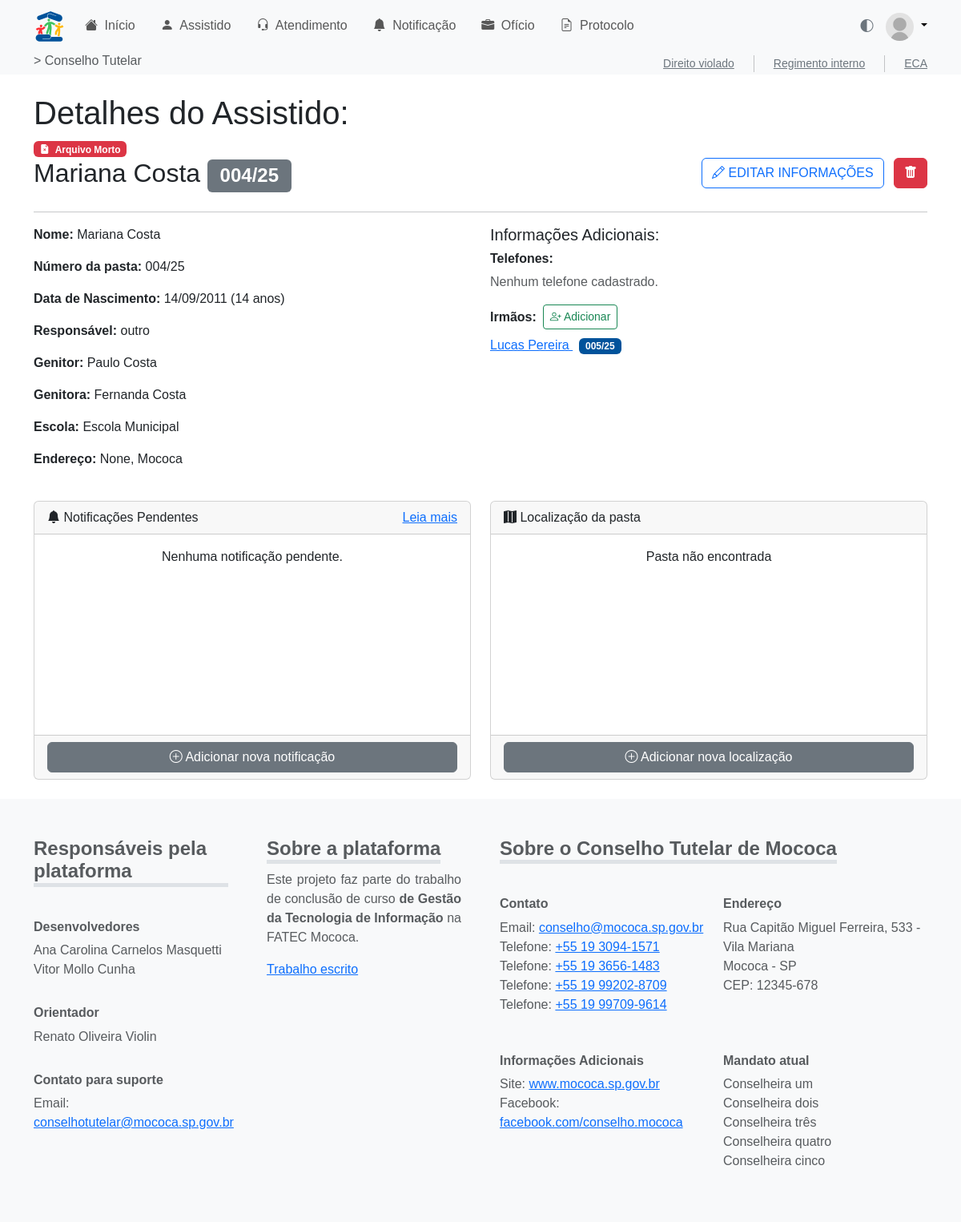
Screenshot of /assistido/detalhe/4/ with the database file from the repository.
### assistido/models.py (models this page shows, shortened)
class Assistido(models.Model):
    id_assist = models.AutoField(primary_key=True)
    nmcompleto_assist = models.CharField(max_length=255)
    numero_assist = models.CharField(max_length=50, blank=True, null=True)
    dn_assist = models.DateField(blank=True, null=True)  # Data de nascimento
    nmgenitor_assist = models.CharField(max_length=255, blank=True, null=True)
    nmgenitora_assist = models.CharField(max_length=255, blank=True, null=True)
    DTCADASTRO = models.DateTimeField(auto_now_add=True, verbose_name='Data de Cadastro')
    TIPOS_RESPONSAVEL = [
        ("tio", "Tio"),
        ("tia", "Tia"),
        ("avo", "Avô/Avó"),
        ("primo", "Primo/Prima"),
        ("outro", "Outro"),
    ]
    nmresponsavel_assist = models.CharField(
        max_length=50, choices=TIPOS_RESPONSAVEL, default="outro"
    )
    outro_responsavel = models.CharField(
        max_length=255, blank=True, null=True,
        help_text="Preencher se o tipo do responsável for 'Outro'."
    )
    escola_assist = models.CharField(max_length=255, blank=True, null=True)
    rua_assist = models.CharField(max_length=255, blank=True, null=True)
    bairro_assist = models.CharField(max_length=100, blank=True, null=True)
    cidade_assist = models.CharField(max_length=100, blank=True, null=True)
    numerocasa_assist = models.CharField(max_length=20, blank=True, null=True)
    id_conselheira = models.ForeignKey(
        Conselheira,
        on_delete=models.SET_NULL,
        null=True,
        blank=True,
        related_name='assistidos'
    )
    gestante_assist = models.BooleanField(default=False)
    arquivomorto_assist = models.BooleanField(default=False)
    arquivado_assist = models.BooleanField(default=False)
    filaarquivomorto_assist = models.BooleanField(default=False)
    dtarquivomorto_assist = models.DateField(blank=True, null=True)

### assistido/views.py (the view)
# urls.py: path('detalhe/<int:id_assist>/', views.detalhe_assistido, name='detalhe'),
def detalhe_assistido(request, id_assist):
    import json
    assistido = get_object_or_404(Assistido, id_assist=id_assist)
    form = AddIrmaoForm(id_assist)
    assistidos_list = [
        {'id': a.id_assist, 'nome': a.nmcompleto_assist}
        for a in form.fields['irmao'].queryset
    ]
    assistidos_json = json.dumps(assistidos_list)
    from assistido.models import Irmaos
    irmaos_1 = Irmaos.objects.filter(id_assist_1=assistido).values_list('id_assist_2', flat=True)
    irmaos_2 = Irmaos.objects.filter(id_assist_2=assistido).values_list('id_assist_1', flat=True)
    irmaos_ids = set(irmaos_1).union(set(irmaos_2))
    irmaos_ids.discard(assistido.id_assist)
    irmaos = Assistido.objects.filter(id_assist__in=irmaos_ids)
    localizadores = assistido.localizadores.all().order_by('-dt_local')
    return render(request, 'assistido/detalhe.html', {
        'assistido': assistido,
        'form': form,
        'assistidos_json': assistidos_json,
        'assistidos_list': assistidos_list,
        'irmaos': irmaos,
        'localizadores': localizadores
    })

### assistido/templatetags/assistido_extras.py (called while the page is built)
@register.filter
def age(value):
    if not value:
        return ''
    today = date.today()
    try:
        return today.year - value.year - ((today.month, today.day) < (value.month, value.day))
    except Exception:
        return ''

### assistido/templates/assistido/detalhe.html (shortened to what this page needs)
{% extends 'base.html' %}
{% load assistido_extras %}
{% block content %}
<main class="container my-4">
    <h1>Detalhes do Assistido: </h1>
        <div>
            {% if assistido.arquivomorto_assist %}
                <span class="badge text-bg-danger me-2">
                    <i class="bi bi-file-earmark-x-fill me-1"></i> Arquivo Morto
                </span>
            {% endif %}
        </div>
    <div class="d-flex w-100 justify-content-between align-content-center">
                                <h2>{{ assistido.nmcompleto_assist }} <span class="badge text-bg-secondary">{{ assistido.numero_assist }}/{{ assistido.DTCADASTRO|date:'y' }}</span></h2>
                                <div>
                                    <button class="btn btn-outline-primary text-uppercase" data-bs-toggle="modal" data-bs-target="#modalEditarAssistido">
                                        <i class="bi bi-pencil"></i> Editar Informações
                                    </button>
                                    {% if assistido.arquivomorto_assist %}
                                        <button type="button" class="btn btn-danger ms-2" data-bs-toggle="modal" data-bs-target="#modalDelete{{ assistido.id_assist }}">
                                            <i class="bi bi-trash-fill"></i>
                                        </button>
                                    {% endif %}
                                </div>
    </div>
    <hr>
    <div class="row g-4">
        <div class="col-12 col-md-6">
            <p><strong>Nome:</strong> {{ assistido.nmcompleto_assist }}</p>
            <p><strong>Número da pasta:</strong> {{ assistido.numero_assist }}/{{ assistido.DTCADASTRO|date:'y' }}</p>
            <p><strong>Data de Nascimento:</strong> {{ assistido.dn_assist|date:'d/m/Y' }}{% if assistido.dn_assist %} ({{ assistido.dn_assist|age }} anos){% endif %}</p>
            <p><strong>Responsável:</strong> {{ assistido.nmresponsavel_assist }}{% if assistido.nmresponsavel_assist == 'outro' and assistido.outro_responsavel %} - {{ assistido.outro_responsavel }}{% endif %}</p>
            <p><strong>Genitor:</strong> {{ assistido.nmgenitor_assist }}</p>
            <p><strong>Genitora:</strong> {{ assistido.nmgenitora_assist }}</p>
            <p><strong>Escola:</strong> {{ assistido.escola_assist }}</p>
            <p><strong>Endereço:</strong> {{ assistido.rua_assist }}{% if assistido.cidade_assist %}, {{ assistido.cidade_assist }}{% endif %}</p>
        </div>
        <div class="col-12 col-md-6">
            <h5>Informações Adicionais:</h5>
            <h6> <b>Telefones:</b></h6>
            {% for tel in assistido.telefones.all %}
                <p>{{ tel.numero_telefone|format_telefone }}{% if tel.obs_telefone %} <small class="text-muted">- {{ tel.obs_telefone}}</small>{% endif %}</p>
                {% empty %}
                <p class="text-muted">Nenhum telefone cadastrado.</p>
            {% endfor %}
            <div class="d-flex align-items-center mb-2">
                    <h6 class="mb-0 me-2"><b>Irmãos:</b></h6>
                    <button type="button" class="btn btn-sm btn-outline-success" data-bs-toggle="modal" data-bs-target="#addIrmaoModal">
                            <i class="bi bi-person-plus"></i> Adicionar
                    </button>
            </div>
            {% if irmaos %}
                {% for irmao in irmaos %}
                    <p>
                        <a href="{% url 'assistido:detalhe' irmao.id_assist %}" target="_blank">
                            {{ irmao.nmcompleto_assist }}
                            <span class="badge text-bg-primary ms-2">{{ irmao.numero_assist }}/{{ irmao.DTCADASTRO|date:'y' }}</span>
                        </a>
                    </p>
                {% endfor %}
            {% endif %}
        </div>
        <div class="col-12 col-md-6">
            <div class="card">
                <div class="card-header d-flex align-items-center justify-content-between">
                    <span class="me-2">
                        <i class="bi bi-bell-fill"></i>
                    Notificações Pendentes
                    </span>
                    <span>
                        <a href="">Leia mais</a>
                    </span>
                </div>
                <div class="card-body" style="height: 250px;">
                    <div class="w-100 h-100 overflow-auto">
                        {% if notificacoes %}
                            <ul class="list-group">
                                {% for not in notificacoes %}
                                    <li class="list-group-item">
                                        {{ not }}
                                    </li>
                                {% endfor %}
                            </ul>
                        {% else %}
                            <p class="text-center">Nenhuma notificação pendente.</p>
                        {% endif %}
                    </div>
                </div>
                <div class="card-footer">
                    <button type="button" class="btn btn-secondary w-100">
                        <i class="bi bi-plus-circle"></i> Adicionar nova notificação
                    </button>
                </div>
            </div>
        </div>
        <div class="col-12 col-md-6">
            <div class="card">
                <div class="card-header d-flex align-items-center justify-content-between">
                    <span class="me-2">
                        <i class="bi bi-map-fill"></i>
                    Localização da pasta
                    </span>
                </div>
                <div class="card-body" style="height: 250px;">
                    {% if localizadores %}
                        <div class="w-100 h-100 overflow-auto">
                            <table class="table table-hover">
                                <thead>
                                    <tr>
                                        <th>Data</th>
                                        <th>Localização</th>
                                    </tr>
                                </thead>
                                <tbody>
                                    {% for loc in localizadores %}
                                        <tr>
                                            <td>{{ loc.dt_local|date:'d/m/Y' }}</td>
                                            <td>{{ loc.destino_local }}</td>
                                        </tr>
                                    {% endfor %}
                                </tbody>
                            </table>
                        </div>
                    {% else %}
                        <div class="w-100 h-100 d-flex  justify-content-center">
                            <span>Pasta não encontrada</span>
                        </div>
                    {% endif %}
                </div>
                <div class="card-footer">
                    <button type="button" class="btn btn-secondary w-100" data-bs-toggle="modal" data-bs-target="#addLocalModal">
                        <i class="bi bi-plus-circle"></i> Adicionar nova localização
                    </button>
                </div>
            </div>
        </div>
    </div>
</main>
{% endblock %}

### static/css/main.css (style rules this page uses)
html,body { height: 100%; }

### static/css/custom.css (style rules this page uses)
:root { --bs-body-font-family: 'Nunito Sans', sans-serif !important; }
:root { --bs-primary: #00539b !important; --bs-primary-rgb: 0, 83, 155 !important; }
[data-bs-theme="light"] { --bs-primary: #00539b !important; --bs-body-bg: #ffffff; }

### rows the page displays
Assistido: nmcompleto_assist "Mariana Costa", numero_assist "004", DTCADASTRO "25", dn_assist "14/09/2011", dn_assist|age "14", nmresponsavel_assist "outro", nmgenitor_assist "Paulo Costa", nmgenitora_assist "Fernanda Costa", escola_assist "Escola Municipal", rua_assist "None", cidade_assist "Mococa"
Assistido: nmcompleto_assist "Lucas Pereira", numero_assist "005", DTCADASTRO "25"
